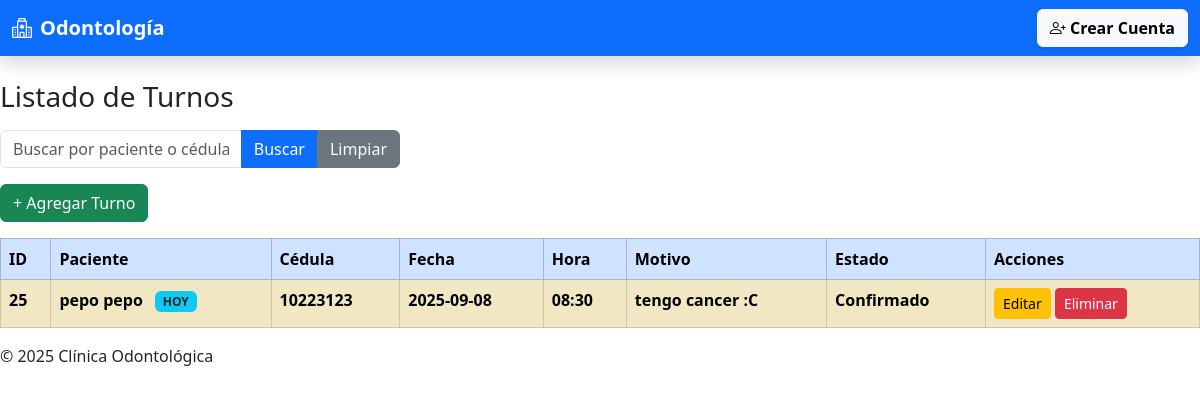
Page /turnos/lista.php on the committed database.
### tables this page shows
CREATE TABLE IF NOT EXISTS `turnos` (
  `id` int(11) NOT NULL AUTO_INCREMENT,
  `id_pacientes` int(11) NOT NULL,
  `fecha_turno` date NOT NULL,
  `hora_turno` time NOT NULL,
  `motivo` text DEFAULT NULL,
  `estado` enum('pendiente','confirmado','cancelado') DEFAULT 'pendiente',
  PRIMARY KEY (`id`),
  KEY `id_pacientes` (`id_pacientes`)
);

CREATE TABLE IF NOT EXISTS `pacientes` (
  `id` int(11) NOT NULL AUTO_INCREMENT,
  `nombre` varchar(100) NOT NULL,
  `apellido` varchar(100) NOT NULL,
  `email` varchar(100) NOT NULL,
  `telefono` varchar(20) DEFAULT NULL,
  `cedula` varchar(20) NOT NULL,
  `fecha_nacimiento` date DEFAULT NULL,
  PRIMARY KEY (`id`),
  UNIQUE KEY `email` (`email`),
  UNIQUE KEY `cedula` (`cedula`)
);

### turnos/lista.php (the view)
<?php
include("../includes/header.php");
include("../includes/db.php");
$buscar = trim($_GET['buscar'] ?? '');
if ($buscar) {
    $sql = "SELECT t.*, p.nombre AS nombre_paciente, p.apellido AS apellido_paciente, p.cedula
            FROM Turnos t
            JOIN Pacientes p ON t.id_pacientes = p.id
            WHERE p.nombre LIKE ? OR p.apellido LIKE ? OR p.cedula LIKE ?
            ORDER BY t.fecha_turno DESC, t.hora_turno DESC";
    $stmt = $conn->prepare($sql);
    $likeBuscar = "%$buscar%";
    $stmt->bind_param("sss", $likeBuscar, $likeBuscar, $likeBuscar);
    $stmt->execute();
    $resultado = $stmt->get_result();
} else {
    $sql = "SELECT t.*, p.nombre AS nombre_paciente, p.apellido AS apellido_paciente, p.cedula
            FROM Turnos t
            JOIN Pacientes p ON t.id_pacientes = p.id
            ORDER BY t.fecha_turno DESC, t.hora_turno DESC";
    $resultado = $conn->query($sql);
}
$hoy = date("Y-m-d");
?>
<h3 class="mb-3">Listado de Turnos</h3>
<form method="get" class="mb-3">
    <div class="input-group" style="max-width: 400px;">
        <input type="text" class="form-control" name="buscar" placeholder="Buscar por paciente o cédula" value="<?= htmlspecialchars($buscar) ?>">
        <button type="submit" class="btn btn-primary">Buscar</button>
        <a href="lista.php" class="btn btn-secondary">Limpiar</a>
    </div>
</form>
<a href="crear.php" class="btn btn-success mb-3">+ Agregar Turno</a>
<table class="table table-striped table-bordered">
  <thead class="table-primary">
    <tr>
      <th>ID</th>
      <th>Paciente</th>
      <th>Cédula</th>
      <th>Fecha</th>
      <th>Hora</th>
      <th>Motivo</th>
      <th>Estado</th>
      <th>Acciones</th>
    </tr>
  </thead>
  <tbody>
    <?php if ($resultado->num_rows > 0): ?>
        <?php while ($fila = $resultado->fetch_assoc()): ?>
            <?php
                $esHoy = ($fila['fecha_turno'] === $hoy);
                $claseFila = $esHoy ? 'table-warning fw-bold' : '';
            ?>
            <tr class="<?= $claseFila ?>">
                <td><?= $fila['id'] ?></td>
                <td>
                    <?= htmlspecialchars($fila['nombre_paciente'] . " " . $fila['apellido_paciente']) ?>
                    <?php if ($esHoy): ?>
                        <span class="badge bg-info text-dark ms-2">HOY</span>
                    <?php endif; ?>
                </td>
                <td><?= htmlspecialchars($fila['cedula']) ?></td>
                <td><?= $fila['fecha_turno'] ?></td>
                <td><?= substr($fila['hora_turno'], 0, 5) ?></td>
                <td><?= htmlspecialchars($fila['motivo']) ?></td>
                <td><?= ucfirst($fila['estado']) ?></td>
                <td>
                  <a href="editar.php?id=<?= $fila['id'] ?>" class="btn btn-sm btn-warning">Editar</a>
                  <a href="eliminar.php?id=<?= $fila['id'] ?>" class="btn btn-sm btn-danger" onclick="return confirm('¿Eliminar turno?')">Eliminar</a>
                </td>
            </tr>
        <?php endwhile; ?>
    <?php else: ?>
        <tr><td colspan="8" class="text-center">No hay turnos registrados</td></tr>
    <?php endif; ?>
  </tbody>
</table>
<?php include("../includes/footer.php"); ?>

### rows in the picture
turnos: id "25", id_pacientes.apellido "pepo pepo", shows "HOY", id_pacientes.cedula "10223123", fecha_turno "2025-09-08", hora_turno "08:30", motivo "tengo cancer :C", estado "Confirmado"
